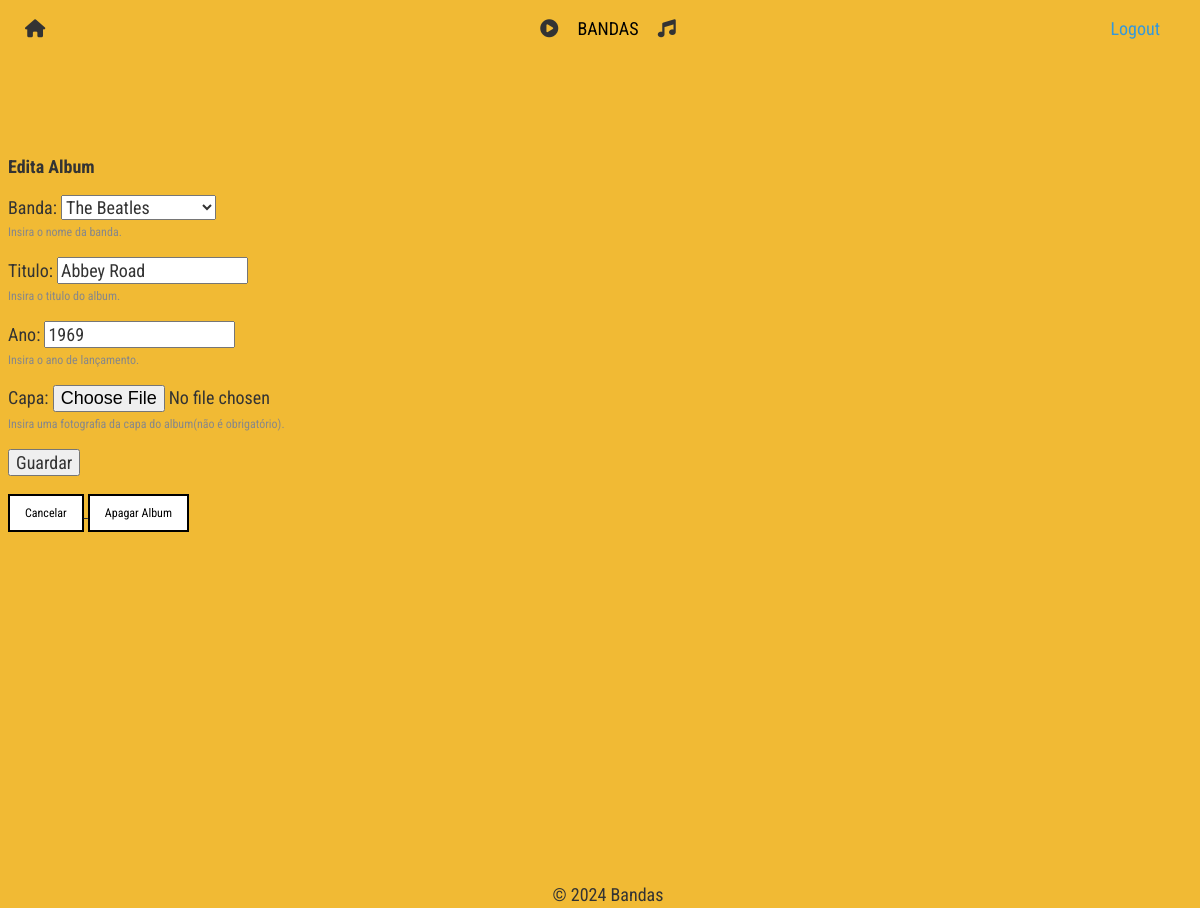
Screenshot of /bandas/edita_album/1/ (signed in) with the database file from the repository.
### bandas/models.py (models this page shows, shortened)
class Album(models.Model):
    banda = models.ForeignKey(Banda, on_delete=models.CASCADE, null=True)
    titulo = models.CharField(max_length=100)
    ano = models.IntegerField()
    capa = models.ImageField(upload_to='capas_albuns/', blank=True)

### bandas/views.py (the view)
# urls.py: path('edita_album/<int:album_id>/', views.edita_album_view, name="edita_album"),
@login_required
def edita_album_view(request, album_id):
    album = Album.objects.get(id=album_id)
    if request.POST:
        form = AlbumForm(request.POST or None, request.FILES, instance=album)
        if form.is_valid():
            form.save()
            return redirect('bandas:index')
    else:
        form = AlbumForm(instance=album)
    context = {'form': form, 'album':album}
    return render(request, 'bandas/edita_album.html', context)

### bandas/forms.py
class AlbumForm(forms.ModelForm):
  class Meta:
    model = Album
    fields = '__all__'
    help_texts = {
            'banda': 'Insira o nome da banda.',
            'titulo': 'Insira o titulo do album.',
            'ano': 'Insira o ano de lançamento.',
            'capa': 'Insira uma fotografia da capa do album(não é obrigatório).',
        }

### bandas/models.py (called while the page is built)
    def __str__(self):
        return f'{self.nome}'

### bandas/templates/bandas/edita_album.html (shortened to what this page needs)
{% extends 'bandas/layout.html' %}
{% block content %}
<body class = "album" ></body>
    <h3>Edita Album</h3>
    <form action="{% url 'bandas:edita_album' album.id %}" method="post" enctype='multipart/form-data'>
      {{ form.as_p }}
      <input type="submit" value="Guardar">
    </form>
    <a href="{% url 'bandas:index' %}">
      <button>Cancelar</button>
    </a>
    <a href="{% url 'bandas:apaga_album' album.id %}">
      <button>Apagar Album</button>
    </a>
{% endblock %}

### bandas/static/bandas/estilos.css (style rules this page uses)
:root { --primary-color: #3498db; --secondary-color: #2ecc71; --hover-color: #e74c3c; --active-color: #9b59b6; }
* { font-family: "Roboto Condensed", sans-serif; font-size: 18px; color: #333; }
.helptext { font-size: 12px; color: #888; display: block; margin-top: 5px; }
.album { background-color: #f1ba34; background-image: url("https://cdn.pixabay.com/photo/2022/05/11/15/34/remote-controller-7189624_1280.png"); background-size: 50%; background-repeat: no-repeat; background-position: 600px 250px; height: 100vh; width: 100%; }

### rows the page displays
Album: banda "The Beatles", titulo "Abbey Road", ano "1969"
